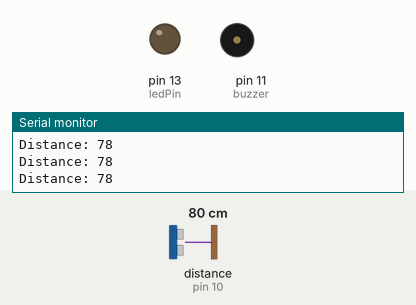
Recording of a sketch running on a simulated Arduino Uno, built with avr-gcc and run on an emulated ATmega328P. Parts: output pins drawn as LEDs (lit = HIGH), buzzer (waves = sounding, pin HIGH), the last lines printed to the serial monitor. Wiring (inferred from the names in the program): ultrasonic range finder: trigger pin 9; echo pin 10. The inputs (shaded band) are chosen by the test bench; at power-on: distance to the obstacle (sensor on pin 10) 80 cm. The echo pulse lasts 58.3 µs per cm; pins used as bus, display or sensor lines are not drawn.

Above: at 1.2 s.
1.3 s: distance to the obstacle (sensor on pin 10) set to 8 cm
4.3 s: distance to the obstacle (sensor on pin 10) set to 5 cm
At 5.5 s:
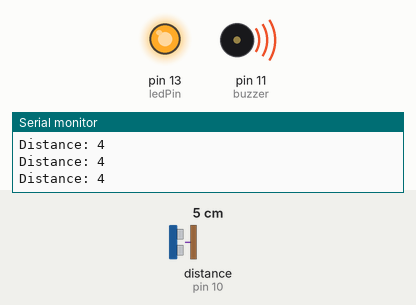
5.8 s: distance to the obstacle (sensor on pin 10) set to 7 cm
7.3 s: distance to the obstacle (sensor on pin 10) set to 10 cm
At 7.7 s:
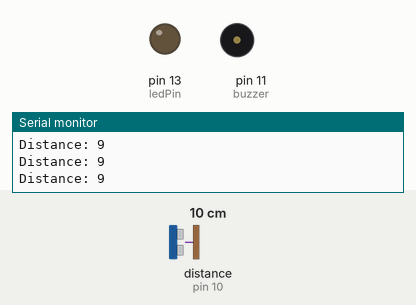
Timing chart, 0 to 9.8 s (numbered marks = the images above; inputs shaded):
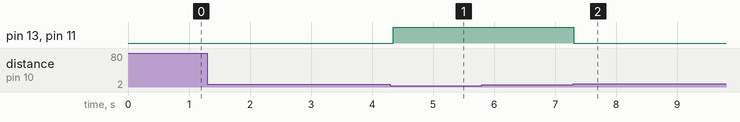

The sketch:

First-Arduino-Project.ino
```cpp
// defines pins numbers
const int trigPin = 9;
const int echoPin = 10;
const int buzzer = 11;
const int ledPin = 13;

// defines variables
long duration;
int distance;
int safetyDistance = 5;
bool isObjectClose = false;

void setup() {
  pinMode(trigPin, OUTPUT); // Sets the trigPin as an Output
  pinMode(echoPin, INPUT);  // Sets the echoPin as an Input
  pinMode(buzzer, OUTPUT);
  pinMode(ledPin, OUTPUT);
  Serial.begin(9600);       // Starts the serial communication
}

void loop() {
  // Clears the trigPin
  digitalWrite(trigPin, LOW);
  delayMicroseconds(2);

  // Sets the trigPin on HIGH state for 10 microseconds
  digitalWrite(trigPin, HIGH);
  delayMicroseconds(10);
  digitalWrite(trigPin, LOW);

  // Reads the echoPin, returns the sound wave travel time in microseconds
  duration = pulseIn(echoPin, HIGH);

  // Calculating the distance
  distance = duration * 0.034 / 2;

  // Apply hysteresis to avoid flickering
  if (distance <= safetyDistance && !isObjectClose) {
    isObjectClose = true; // Object is close enough
    digitalWrite(buzzer, HIGH);
    digitalWrite(ledPin, HIGH);
  } else if (distance > safetyDistance + 2 && isObjectClose) {
    // Add a small buffer (e.g., 2 cm) before turning off
    isObjectClose = false;
    digitalWrite(buzzer, LOW);
    digitalWrite(ledPin, LOW);
  }

  // Prints the distance on the Serial Monitor
  Serial.print("Distance: ");
  Serial.println(distance);

  delay(50); // Add a small delay for stability
}
```

Measured:
- the behaviour switches between 7 and 6 cm on distance to the obstacle (sensor on pin 10) (found by bisection; images 0 and 1)
- the behaviour switches between 8 and 9 cm on distance to the obstacle (sensor on pin 10) (found by bisection; images 1 and 2)
- after the input at 4.3 s, pin 13 (ledPin), pin 11 (buzzer): LOW → HIGH after 0.05 s
- after the input at 7.3 s, pin 13 (ledPin), pin 11 (buzzer): HIGH → LOW at once
